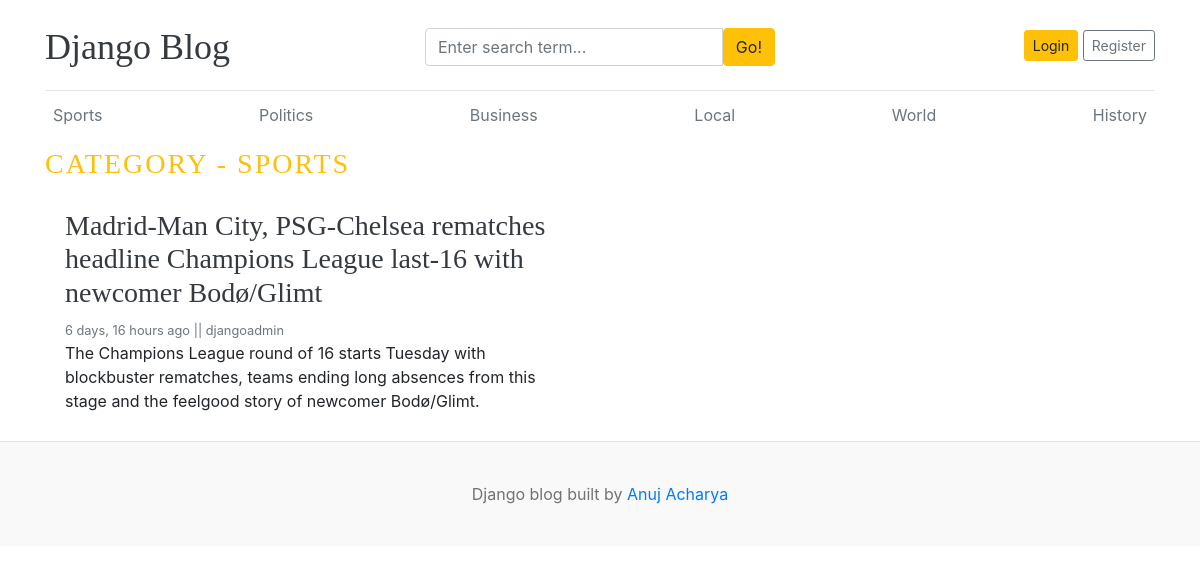
Page /category/1/ on the committed database.
### blogs/models.py (models this page shows, shortened)
class Category(models.Model):
    category_name = models.CharField(max_length=100, unique=True)
    created_at = models.DateTimeField(auto_now_add=True)
    updated_at = models.DateTimeField(auto_now=True)
    class Meta:
        verbose_name_plural = 'categories'
    def __str__(self):
        return self.category_name

class Blog(models.Model):
     title = models.CharField(max_length=100)
     slug = models.SlugField(max_length=150, unique=True, blank=True)
     category = models.ForeignKey(Category, on_delete=models.CASCADE)
     author = models.ForeignKey(User, on_delete=models.CASCADE)
     featured_image = models.ImageField(upload_to='uploads/%Y/%M/%d')
     short_description = models.TextField(max_length=500)
     blog_body = models.TextField(max_length=6000)
     status= models.CharField(max_length=100, choices=STATUS_CHOICES , default="Draft")
     is_featured = models.BooleanField(default=False)
     created_at = models.DateTimeField(auto_now_add=True)
     updated_at = models.DateTimeField(auto_now=True)

### blogs/views.py (the view)
# urls.py: path('<int:category_id>/', views.post_by_category, name='post_by_category'),
def post_by_category(request, category_id):
    try:
        category = get_object_or_404(Category, pk=category_id)
        posts = Blog.objects.filter(status='Published', category=category)
    except Category.DoesNotExist:
        return render(request, '404.html', status=404)
    context = {
        'posts': posts,
        'category': category,
    }
    return render(request, 'post_by_category.html', context)

### blogs/context_processors.py (called while the page is built)
def get_categories(request):
    categories = Category.objects.all()
    return dict(categories  = categories)

def get_social_links(request):
    social_links = SocialLink.objects.all()
    return dict(social_links=social_links)

### templates/post_by_category.html (shortened to what this page needs)
{% extends 'base.html' %}
{% block content %}
<h3 class="text-uppercase text-warning" style="letter-spacing: 2px;">Category - {{category}}</h3>
  <div class="row mb-2">
    {% if posts %}
    {% for post in posts %}
    <div class="col-md-6">
      <div class="card border-0" >
        <div class="card-body">
          <h3><a href="{% url 'blogs' post.slug %}" class="text-dark">{{post.title}}</a></h3>
          <small class="mb-1 text-muted">{{post.created_at | timesince}} ago    ||  {{post.author}}</small>
          <p class="card-text">{{post.short_description | truncatewords:25}}</p>
        </div>
      </div>
    </div>
       {% endfor %}
    {% else %}
    <p>No Post Found</p>
    {% endif %}
  </div>
</div>
{% endblock   %}

### templates/base.html (shortened to what this page needs)
{% load static %}
<!DOCTYPE html>
<html lang="en">
<head>
    <link href="https://getbootstrap.com/docs/4.0/dist/css/bootstrap.min.css" rel="stylesheet">
    <link href="{% static 'css/blog.css' %}" rel="stylesheet">
    <link rel="stylesheet" href="https://cdnjs.cloudflare.com/ajax/libs/font-awesome/4.7.0/css/font-awesome.min.css">
  </head>
<body>
    <div class="container">
<header class="blog-header py-3">
        <div class="row flex-nowrap justify-content-between align-items-center">
          <div class="col-4 pt-1">
            <a class="blog-header-logo text-dark" href="/">Django Blog</a>
          </div>
            <div class="col-4 pt-1">
              <form action="{% url 'search'%}" method="get">
               <div class="input-group">
                        <input class="form-control" name="keyword" type="text" value="{{keyword}}" placeholder="Enter search term..." aria-label="Enter search term..." aria-describedby="button-search" />
                        <button type= "submit " class="btn btn-warning" id="button-search" type="button">Go!</button>
                    </div>
                    </form>
            </div>
            <div class="col-4 d-flex justify-content-end align-items-center">
            {% if not user.is_authenticated %}
            <a class="btn btn-sm btn-warning" href="{% url 'login'  %}">Login</a> &nbsp;
            <a class="btn btn-sm btn-outline-secondary" href="{% url 'register' %}">Register</a>
            {% else %}
                <span><a href="{% url 'dashboard' %}">Dashboard</a></span>
                &emsp;
                <span><a href="{% url 'logout' %}">Logout</a></span>
            {% endif %}
          </div>
        </div>
      </header>
      <div class="nav-scroller py-1 mb-2">
        <nav class="nav d-flex justify-content-between">
          {% for i in categories %}
          <a class="p-2 text-muted" href="{% url 'post_by_category' i.id%}" >{{i.category_name}}</a>
          {% endfor %}
        </nav>
      </div>
{% block content %}
{% endblock %}
 <footer class="blog-footer">
  <p>Django blog built by <a href="#">Anuj Acharya</a></p>
</footer>
</body>
</html>

### static/css/blog.css (style rules this page uses)
.blog-header { border-bottom: 1px solid #e5e5e5; }
.blog-header-logo { font-family: "Playfair Display", Georgia, "Times New Roman", serif; font-size: 2.25rem; }
h1, h2, h3, h4, h5, h6 { font-family: "Playfair Display", Georgia, "Times New Roman", serif; }
.blog-footer { padding: 2.5rem 0; color: #727272; text-align: center; background-color: #f9f9f9; border-top: .05rem solid #e5e5e5; }
.blog-footer p:last-child { margin-bottom: 0; }

### rows in the picture
Category: category_name "Sports", category_name "SPORTS"
Category: category_name "Politics"
Category: category_name "Business"
Category: category_name "Local"
Category: category_name "World"
Category: category_name "History"
Blog: title "Madrid-Man City, PSG-Chelsea rematches headline Champions League last-16 with newcomer Bodø/Glimt", created_at "6 days, 16 hours", author "djangoadmin", short_description "The Champions League round of 16 starts Tuesday with blockbuster rematches, teams ending long absences from this stage and the feelgood story of newcomer Bodø/Glimt."
